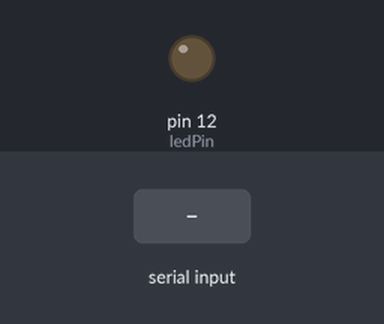
The program below on a simulated Arduino Uno, built with avr-gcc and run on an emulated ATmega328P. Shown: output pins drawn as LEDs (lit = HIGH). Inputs (shaded band) come from the test bench.

Above: at 1.2 s.
1.3 s: "90 45\n" received over Serial
At 1.7 s:
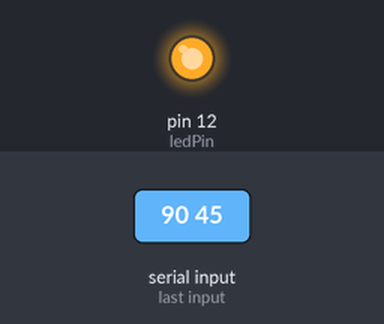
Timing chart, 0 to 10.3 s (numbered marks = the images above; inputs shaded):
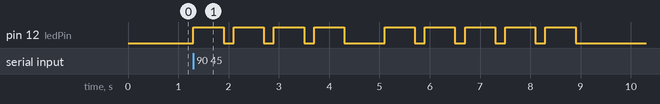

The program:

main.cpp
```cpp
#include <Arduino.h>

int ledPin = 12;

char* letters[] = {
  ".-", "-...", "-.-.,", "-..", ".", "..-.", "--.", "....", "..", //A-I
  ".---", "-.-", ".-...", "--", "-.", "---", ".--.", "--.-", ".-.", //J-R
  "...", "-", "..-", "...-", ".--", "-..-", "-.--", "--.." //S-Z
};

char* numbers[] = {
  "-----", ".----", "..---", "...--", "....-", "....", //0-5
  "-....", "--...", "---..", "----" // 6-9
};

int dotDelay = 200;

void flashDotOrDash(char dotOrDash);
void flashSequence(char* sequence);

void setup() {
  pinMode(ledPin, OUTPUT);
  Serial.begin(9600);
}

void loop() {
    char ch;
    if (Serial.available()) {
      ch = Serial.read();
      if(ch >= 'a' && ch <= 'z'){
        flashSequence(letters[ch - 'a']);
      }else if(ch >= 'A' && ch <= 'Z'){
        flashSequence(letters[ch - 'A']);
      }else if(ch >= '0' && ch <= '9'){
        flashSequence(numbers[ch - '0']);
      }else if(ch == ' '){
        delay(dotDelay*4);
      }
    }
}

void flashSequence(char* sequence){
  int i = 0;
  while (sequence[i] != NULL) {
    flashDotOrDash(sequence[i]);
    i++;
  }
  delay(dotDelay*3);
}

void flashDotOrDash(char dotOrDash){
  digitalWrite(ledPin, HIGH);
  if(dotOrDash == '.'){
    delay(dotDelay);
  }else{
    delay(dotDelay*3);
  }
  digitalWrite(ledPin, LOW);
  delay(dotDelay);
}
```

Measured:
- after the input at 1.3 s, pin 12 (ledPin): goes 3 × (HIGH 0.60 s, LOW 0.20 s), HIGH 0.60 s, LOW 0.80 s, 4 × (HIGH 0.60 s, LOW 0.20 s), HIGH 0.60 s, then LOW, starting at once
